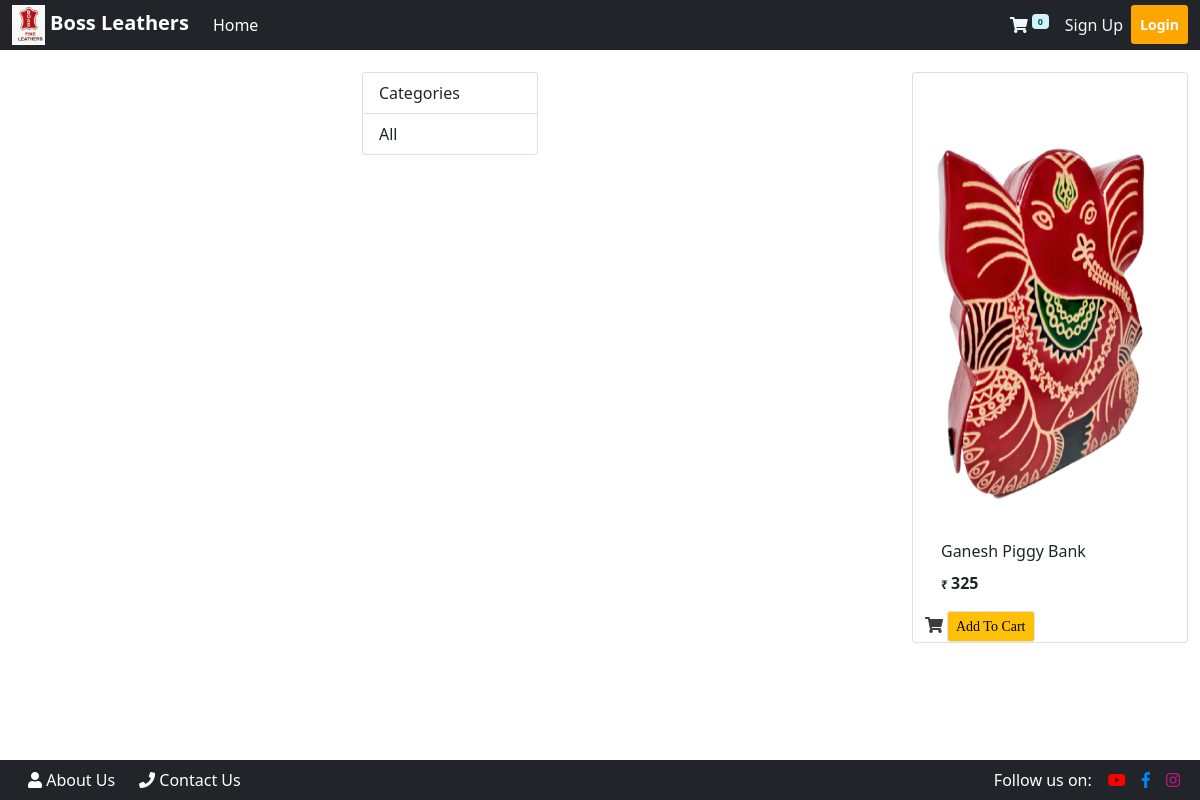
The app's page /proddesc with its own data.
### store/models/product.py (models this page shows, shortened)
class Product(models.Model):
    name = models.CharField(max_length=50)
    price = models.IntegerField(default=0)
    category = models.ForeignKey(Category, on_delete=models.CASCADE, default=1)
    description = models.CharField(max_length=200, default='', null=True, blank=True)
    image = models.ImageField(upload_to='uploads/products/')

### store/views/productDesc.py (the view)
# urls.py: path('proddesc', Description.as_view(), name='proddesc'),
class Description(View):
    def get(self, request):
        id = request.session.get('product')
        print(id)
        product = Product.objects.get(id=1)
        return render(request, 'proddesc.html', {'products' : product})

### store/templatetags/custom_filter.py (called while the page is built)
@register.filter(name='currency')
def currency(number):
    return '₹ '+str(number)

### store/templates/proddesc.html (shortened to what this page needs)
{% extends 'base.html' %}
{% block content %}
{% load custom_filter %}
<div id="div-spacer">
    <br>
    <br>
  </div>
<div class="container-fluid mt-4">
  <div class="row">
    <div class="col-lg-2 mx-auto">
      <div class="list-group">
        <a href="/" class="list-group-item list-group-item-action">Categories</a>
        <a href="/" class="list-group-item list-group-item-action">All</a>
      </div>
    </div>
    <div id="products" class="col-lg-3">
      <div class="row mx-auto">
        <div class="card mx-auto mb-3" id={{product.id}} style="width: 18rem;">
        <a href="/proddesc"><img src="{{products.image.url}}" class="card-img-top" alt="..." style="height: 450px; width: 20; "></a>
        <div class="card-body">
          <p class="card-title">{{products.name}}</p>
          <p class="card-text"><b><bold style="font-size:12px">{{request.session.custom_filter|currency}}</bold>{{products.price}}</b></p>
        </div>
        <div>
          <div class="p-0 no-gutters">
            <div class="row">
            <form action="/#{{product.id}}" method="POST">
              <i class="fas fa-shopping-cart" style="color: rgb(65, 59, 59);">
                <input type="submit" class="btn btn-warning btn-sm border" value="Add To Cart">
              </i>
            </form>
          </div>
        </div>
      </div>
    </div>
    </div>
  </div>
  <div id="div-spacer">
    <br>
    <br>
  </div>
</div>
{% endblock %}

### records on screen
Product: image (picture), name "Ganesh Piggy Bank", price "325"

### other values on screen
{{ request.session.cart.keys|length }} "0"
{{ request.session.custom_filter|currency }} "₹"
